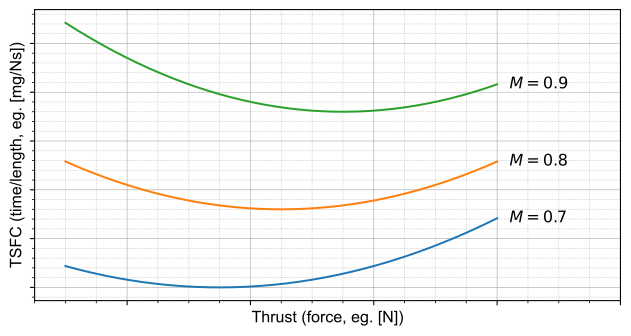

Recreate this plot in Python.
# %%
# runs code as interactive cell
# https://code.visualstudio.com/docs/python/jupyter-support-py

# IMPORTS #######################################

# sys
import os

# plotting
import matplotlib.pyplot as plt

# unit conversion
cm = 1 / 2.54  # for inches-cm conversion
# time manipulation
from datetime import datetime

# data science
import numpy as np
import pandas as pd

# SETUP #########################################

plt.rcParams.update({"font.family": "Arial", "font.size": 12})

# DATA IMPORT ###################################

# DATA MANIPULATION #############################

# Dimensionless thrust (normalized by max thrust)
T_hat = np.linspace(0.3, 1.0, 300)

# Dimensionless TSFC curves (normalized by reference TSFC)
TSFC_hat_M07 = 1.00 + 0.35 * (T_hat - 0.55) ** 2
TSFC_hat_M08 = 1.08 + 0.40 * (T_hat - 0.65) ** 2
TSFC_hat_M09 = 1.18 + 0.45 * (T_hat - 0.75) ** 2

# FIGURE ########################################

# SETUP ######################

fig, ax = plt.subplots(
    num="main",
    nrows=1,
    ncols=1,
    dpi=300,
    figsize=(20 * cm, 10 * cm),  # A4=(210x297)mm,
)

# AXIS LIMITS ################

ax.set_xlim(0.25, 1.2)
# ax.set_ylim(OEW, 300)

# TICKS AND LABELS ###########

ax.minorticks_on()
ax.tick_params(axis="x", which="minor", bottom=True)

ax.tick_params(
    axis="both",
    which="both",
    bottom=True,
    top=False,
    labelbottom=False,
    labelleft=False,
)

# GRIDS ######################

ax.grid(which="major", axis="y", linestyle="-", linewidth=0.5)
ax.grid(which="minor", axis="y", linestyle=":", linewidth=0.5)
ax.grid(which="major", axis="x", linestyle="-", linewidth=0.5)
ax.grid(which="minor", axis="x", linestyle=":", linewidth=0.5)

# axes[0]IS LABELS ################

ax.set_xlabel("Thrust (force, eg. [N])")
ax.set_ylabel("TSFC (time/length, eg. [mg/Ns])")

# PLOTTING ###################

ax.plot(T_hat, TSFC_hat_M07, label="M=0.7")
ax.plot(T_hat, TSFC_hat_M08, label="M=0.8")
ax.plot(T_hat, TSFC_hat_M09, label="M=0.9")

# LEGEND ####################

ax.text(1.02, TSFC_hat_M07[-1], r"$M = 0.7$", va="center")

ax.text(1.02, TSFC_hat_M08[-1], r"$M = 0.8$", va="center")

ax.text(1.02, TSFC_hat_M09[-1], r"$M = 0.9$", va="center")

# EXPORT #########################################

from pathlib import Path

figure_name: str = str(Path(__file__).stem + ".svg")

plt.savefig(fname=figure_name, format="svg", bbox_inches="tight", transparent=False)
